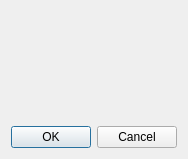
<?xml version="1.0" encoding="UTF-8"?>
<ui version="4.0">
 <class>AboutDialog</class>
 <widget class="QDialog" name="AboutDialog">
  <property name="geometry">
   <rect>
    <x>0</x>
    <y>0</y>
    <width>184</width>
    <height>159</height>
   </rect>
  </property>
  <property name="windowTitle">
   <string>Dialog</string>
  </property>
  <layout class="QGridLayout" name="gridLayout">
   <item row="0" column="0">
    <widget class="QLabel" name="label">
     <property name="text">
      <string/>
     </property>
     <property name="pixmap">
      <pixmap resource="../test_resources.qrc">:/logo/ui/logo.png</pixmap>
     </property>
     <property name="scaledContents">
      <bool>false</bool>
     </property>
     <property name="alignment">
      <set>Qt::AlignCenter</set>
     </property>
    </widget>
   </item>
   <item row="1" column="0">
    <widget class="QDialogButtonBox" name="buttonBox">
     <property name="orientation">
      <enum>Qt::Horizontal</enum>
     </property>
     <property name="standardButtons">
      <set>QDialogButtonBox::Cancel|QDialogButtonBox::Ok</set>
     </property>
    </widget>
   </item>
  </layout>
 </widget>
 <connections>
  <connection>
   <sender>buttonBox</sender>
   <signal>accepted()</signal>
   <receiver>AboutDialog</receiver>
   <slot>accept()</slot>
   <hints>
    <hint type="sourcelabel">
     <x>248</x>
     <y>254</y>
    </hint>
    <hint type="destinationlabel">
     <x>157</x>
     <y>274</y>
    </hint>
   </hints>
  </connection>
  <connection>
   <sender>buttonBox</sender>
   <signal>rejected()</signal>
   <receiver>AboutDialog</receiver>
   <slot>reject()</slot>
   <hints>
    <hint type="sourcelabel">
     <x>316</x>
     <y>260</y>
    </hint>
    <hint type="destinationlabel">
     <x>286</x>
     <y>274</y>
    </hint>
   </hints>
  </connection>
 </connections>
</ui>
